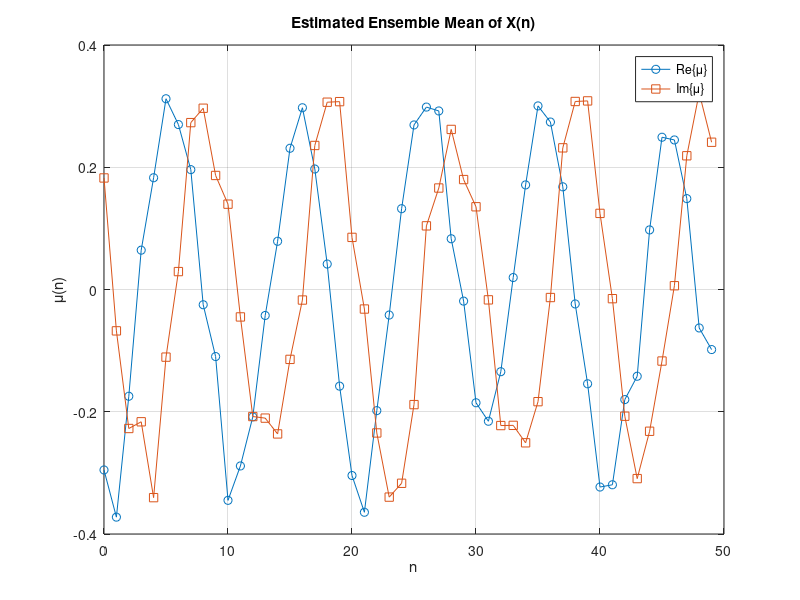

MATLAB code to generate this figure:

% Parameters
N = 100;        % number of realizations
M = 50;         % length of each realization
sigma2 = 0.5;   % noise variance
A = 3/sqrt(2);  % amplitude factor
omega = pi/5;   % signal frequency

% Preallocate
X = zeros(N, M);

% Generate realizations
for i = 1:N
    phi = (2*rand - 1)*pi;        % random phase 
    n = 0:(M-1);
    s = A * exp(1j*(omega*n + phi));    
    
    w = sqrt(sigma2/2)*(randn(1,M) + 1j*randn(1,M));
    X(i,:) = s + w;
end

% Estimate stochastic mean 
mu_hat = mean(X, 1);  % 1×M vector

figure;
plot(0:M-1, real(mu_hat), 'o-','DisplayName','Re\{\mu\}');
hold on;
plot(0:M-1, imag(mu_hat), 's-','DisplayName','Im\{\mu\}');
grid on;
xlabel('n'); ylabel('\mu(n)');
title('Estimated Ensemble Mean of X(n)');
legend;
